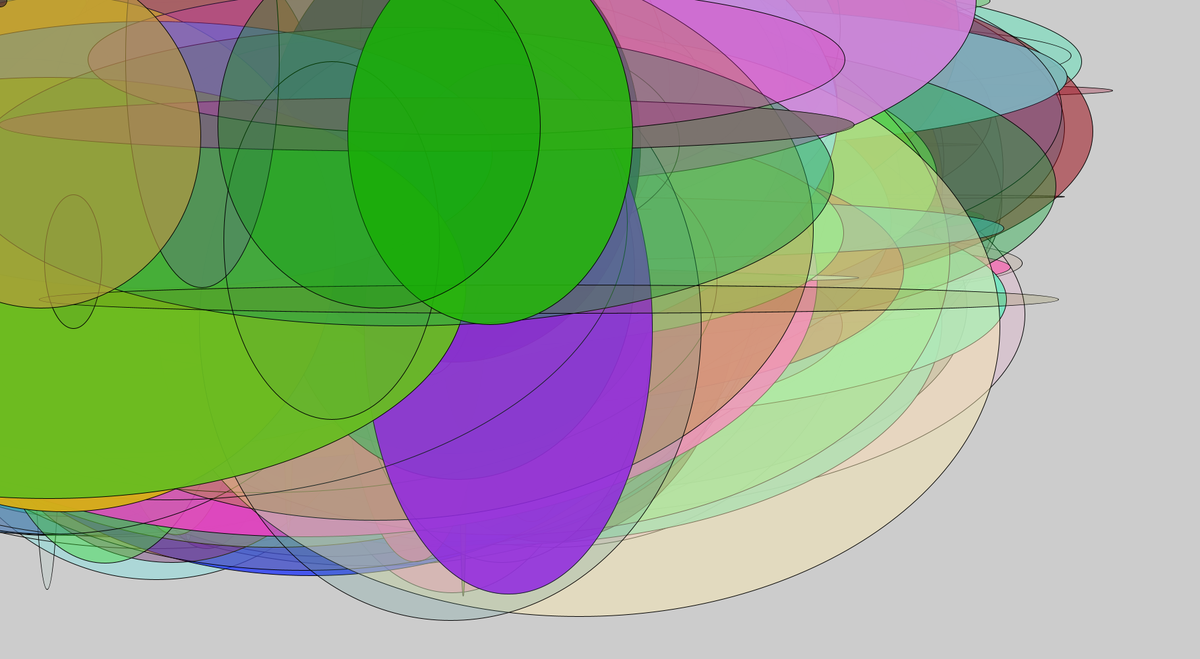
Frame 1 (no input)
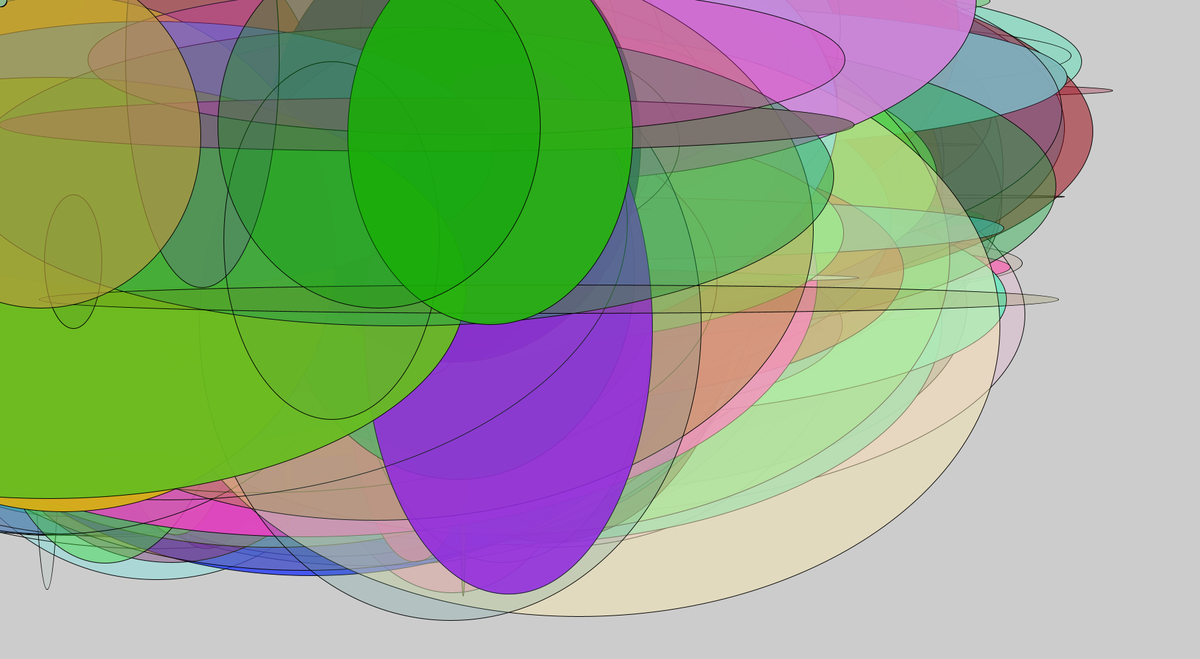
Frame 60 (the mouse pressed at the canvas centre just before this capture)
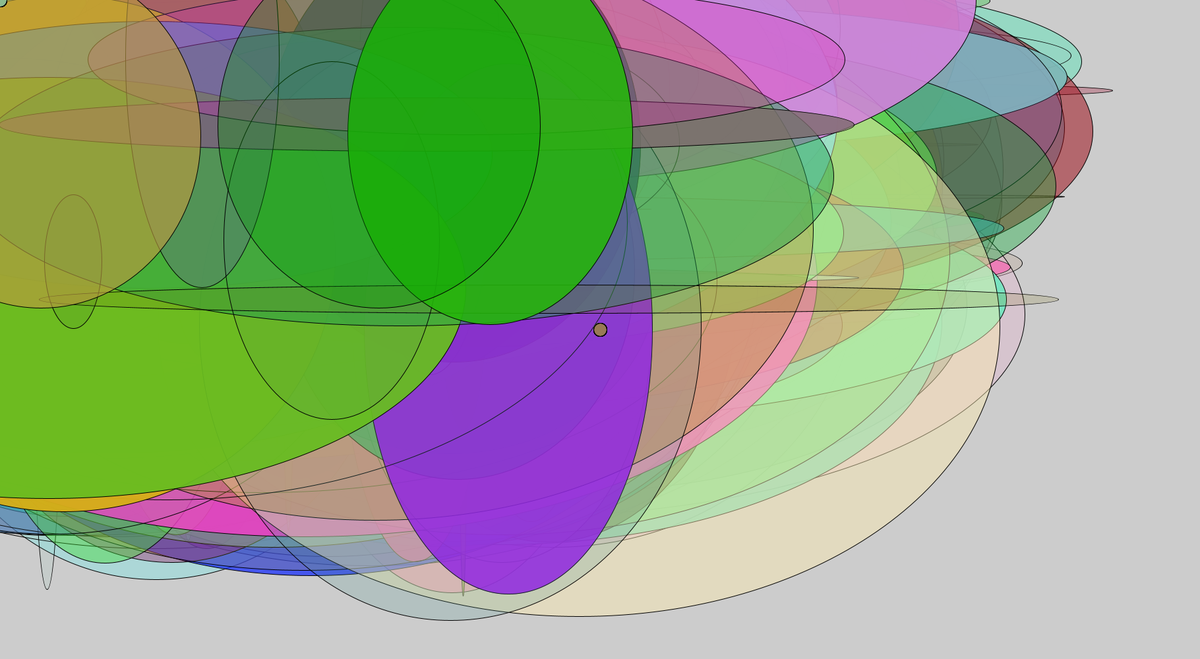
Frame 120 (the mouse held since frame 60 and released just before this capture)

The Processing sketch that drew these frames (run headless with seeded random() and noise(); from frame 60 on, the mouse is pressed at the canvas centre):

// Processing sketch: processing_154082
// ── processing_154082.pde

void setup()
{
  size(1820, 1000); //window size
  ellipse(50, 50, 100, 100);


  //size(600,600);
  //ellipse(300,300,600,600);
  for (int i=0; i<500; i++) {
    ellipse(random(0, 910), random(0, 500), random(0, 1600), random(0, 900)); //ellipse(center x coord, center y coord, x axis size, y axis size)
    fill(random(0, 255), random(0, 255), random(0, 255),random(0, 255));
  }
}
void draw()
{
  mouseClicked();
}
void mouseClicked() {
  fill(random(0, 255), random(0, 255), random(0, 255),random(0, 255));
  ellipse(mouseX, mouseY, 20, 20);
}
